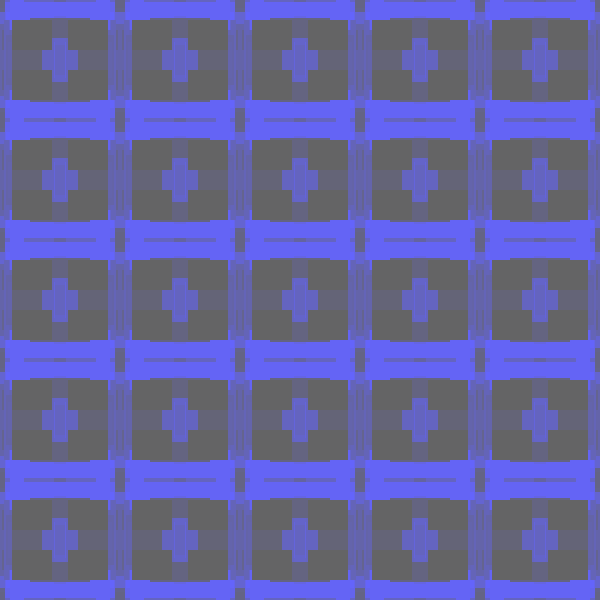
Frame 1 (no input)
Frame 60 (no input): identical to frame 1, image omitted
Frame 120 (the mouse pressed at the canvas centre since frame 60): identical to frame 1, image omitted

The p5.js sketch that drew this single still picture (run headless with seeded random() and noise() and a simulated clock; from frame 60 on, the mouse is pressed at the canvas centre):

// p5.js sketch
// ── sketch.js
let color1;
let color2;

let boxHight;
let boxWith;

const sketchWith = 600;
const sketchHight = 600;

let extraCanvas;

function preload(){
  // preload assets
}

function setup() {
  
  color1 = color(20, 20, (10 * random(2, 25.5)));
  createCanvas(sketchWith, sketchHight);

  extraCanvas = createGraphics(60, 60);
  extraCanvas.background(0, 0, 255);
 
  extraCanvas.noStroke();
  decodeURIComponent
  for(let x = 0; x <= 6; x += 1) {
    for(let y = 0; y <= 6; y += 1) {
      
      color1 = color(100, 100, random(100, 255));
      extraCanvas.fill(color1);

      boxWith = (10 * (Math.ceil(random(1, 6))));
      boxHight = (10 * (Math.ceil(random(1, 6))));

      extraCanvas.rect(
        x * ((Math.ceil(random(1, 10)))),
         y * ((Math.ceil(random(1, 10)))), boxWith, boxHight);
    }
  }

  for(let a = 0; a <= 10; a += 1) {
    for(let b = 0; b <= 10; b +=1) {
      if(a % 2 === 0 && b % 2 === 0) {
        image(extraCanvas, a * 60, b * 60);
      } 
      else if(a % 2 != 0 && b % 2 === 0){
        push();
        scale(-1, 1);
        image(extraCanvas, a * (-60) - 60, b * 60);
        pop();
      } else if(a % 2 != 0 && b % 2 != 0){
        push();
        scale(-1, -1);
        image(extraCanvas, a * (-60) - 60, b * (-60) - 60);
        pop();
      } else {
        push();
        scale(1, -1);
        image(extraCanvas, a * 60, b * (-60) - 60);
        pop();
      }
    }
  }
}

function draw() {  
} 
